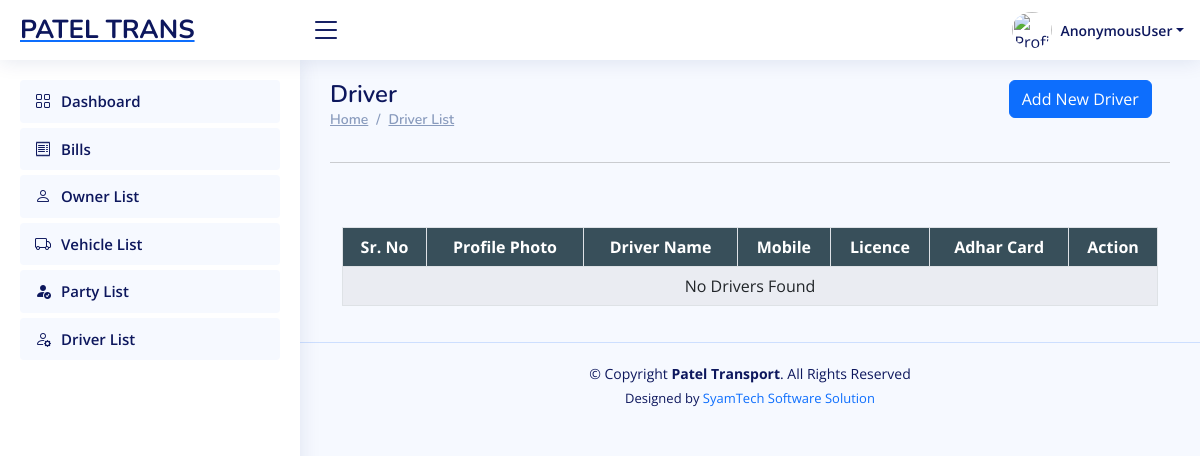
Page /software/driver_list/ on the earlier database version.
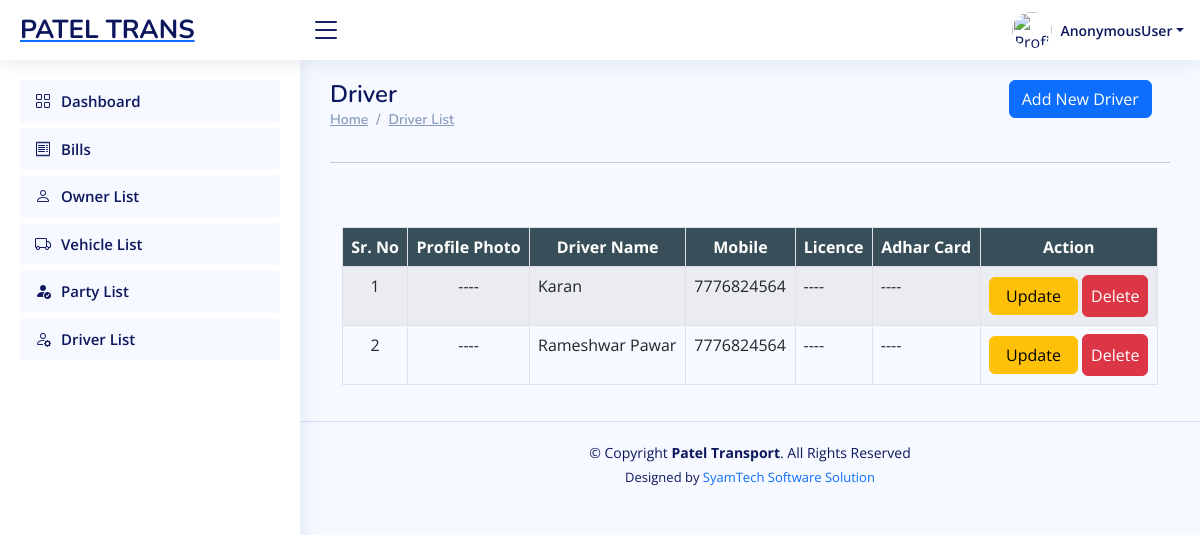
Same page on the later database version.
### Developer/models.py (models this page shows, shortened)
class Driver(models.Model):
    business = models.ForeignKey(Business, on_delete=models.CASCADE, null=True, blank=True)
    driver_name = models.CharField(max_length=255)
    licence = models.FileField(upload_to='driver_documents/licence/', null=True, blank=True)
    adhar_card = models.FileField(upload_to='driver_documents/adhar_cards/', null=True, blank=True)
    document1 = models.FileField(upload_to='party_documents/other_documents/', null=True, blank=True)
    document2 = models.FileField(upload_to='party_documents/other_documents/', null=True, blank=True)
    profile_photo = models.ImageField(upload_to='driver_documents/profile_photos/', null=True, blank=True)
    mobile = models.CharField(max_length=15, null=True, blank=True)
    alternate_mobile = models.CharField(max_length=15, null=True, blank=True)
    created_at = models.DateTimeField(auto_now_add=True)
    updated_at = models.DateTimeField(auto_now=True)

### Software/views.py (the view)
# urls.py: path('driver_list/', driver_list, name='software_driver_list'),
def driver_list(request):
    form=DriverForm()
    rec=Driver.objects.select_related().order_by('-id')
    return render(request, 'software_driver_list.html',{'form':form,'rec':rec} )

### Software/templates/software_driver_list.html (shortened to what the changed rows need)
{% extends "software_base.html" %}
{% load crispy_forms_tags %}
{% block content %}
<main id="main" class="main">
    <div class="row">
        <div class="col-sm-6">
            <div class="pagetitle">
                <h1>Driver</h1>
            </div>
        </div>
    </div>
    <section class="section dashboard">
        <div class="container">
            <div class="row justify-content-center align-items-center">
                <div class="col-sm-12"> <br><br>
                    <div class="row">
                        <div class="container" style=" overflow:scroll;">
                            <table id="driver_table" class="table table-striped table-bordered" style="width:100%; min-width: max-content;">
                                <thead>
                                    <tr style="background-color: rgb(56, 79, 90);">
                                        <th scope="col" class="text-center text-white">Sr. No</th>
                                        <th scope="col" class="text-center text-white">Profile Photo</th>
                                        <th scope="col" class="text-center text-white">Driver Name</th>
                                        <th scope="col" class="text-center text-white">Mobile</th>
                                        <th scope="col" class="text-center text-white">Licence</th>
                                        <th scope="col" class="text-center text-white">Adhar Card</th>
                                        <th scope="col" class="text-center text-white">Action</th>
                                    </tr>
                                </thead>
                                <tbody>
                                    {% if rec %}
                                    {% for r in rec %}
                                    <tr>
                                        <td class="text-center">{{ forloop.counter }}</td>
                                        <td class="text-center">
                                            {% if r.profile_photo %}
                                            <img src="/media/{{ r.profile_photo }}" alt="Profile Photo" style="height:50px; width:auto;">
                                            {% else %}
                                            ----
                                            {% endif %}
                                        </td>
                                        <td class="text-left">{{ r.driver_name|default_if_none:"----" }}</td>
                                        <td class="text-left">{{ r.mobile|default_if_none:"----" }}</td>
                                        <td class="text-left">
                                            {% if r.licence %}
                                            <a href="/media/{{ r.licence }}" download>Download</a>
                                            {% else %}
                                            ----
                                            {% endif %}
                                        </td>
                                        <td class="text-left">
                                            {% if r.adhar_card %}
                                            <a href="/media/{{ r.adhar_card }}" download>Download</a>
                                            {% else %}
                                            ----
                                            {% endif %}
                                        </td>
                                        <td>
                                            <center>
                                                <a href="javascript:void(0);" data-url="{% url 'software_update_driver' r.id %}" class="btn btn-warning px-3" onclick="mini_window_2(this)">Update</a>
                                                <a href="{% url 'software_delete_driver' r.id %}" class="btn btn-danger px-2 py-2" onclick="confirmDelete(this); return false;">Delete</a>
                                            </center>
                                        </td>
                                    </tr>
                                    {% endfor %}
                                    {% else %}
                                    <tr>
                                        <td colspan="10" class="text-center">No Drivers Found</td>
                                    </tr>
                                    {% endif %}
                                </tbody>
                            </table>
                        </div>
                    </div>
                </div>
            </div>
        </div>
</main>
{% endblock content %}

Differences in the rows shown:
added Driver: driver_name "Karan", mobile "7776824564"
added Driver: driver_name "Rameshwar Pawar", mobile "7776824564"
Other differences:
text no longer shown: "No Drivers Found"
